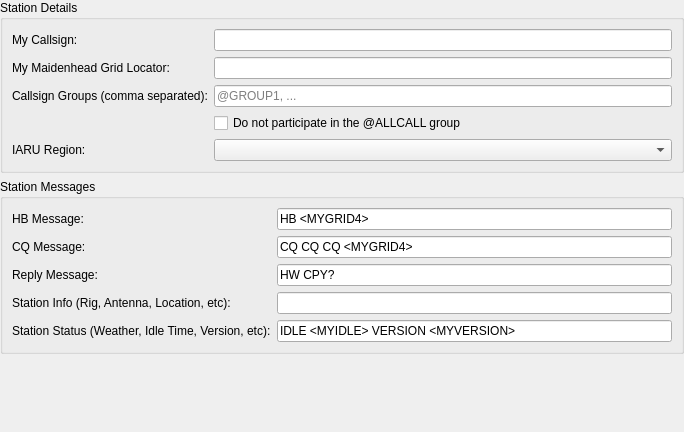
             <widget class="QWidget" name="scrollAreaWidgetContents">
              <property name="geometry">
               <rect>
                <x>0</x>
                <y>0</y>
                <width>684</width>
                <height>432</height>
               </rect>
              </property>
              <layout class="QVBoxLayout" name="verticalLayout_3">
               <property name="spacing">
                <number>6</number>
               </property>
               <property name="leftMargin">
                <number>0</number>
               </property>
               <property name="topMargin">
                <number>0</number>
               </property>
               <property name="rightMargin">
                <number>0</number>
               </property>
               <property name="bottomMargin">
                <number>0</number>
               </property>
               <item>
                <widget class="QGroupBox" name="groupBox_17">
                 <property name="title">
                  <string>Station Details</string>
                 </property>
                 <layout class="QGridLayout" name="gridLayout_13">
                  <item row="0" column="0">
                   <widget class="QLabel" name="callsign_label">
                    <property name="text">
                     <string>My Callsign:</string>
                    </property>
                    <property name="buddy">
                     <cstring>callsign_line_edit</cstring>
                    </property>
                   </widget>
                  </item>
                  <item row="1" column="0">
                   <widget class="QLabel" name="grid_label">
                    <property name="text">
                     <string>My Maidenhead Grid Locator:</string>
                    </property>
                    <property name="buddy">
                     <cstring>grid_line_edit</cstring>
                    </property>
                   </widget>
                  </item>
                  <item row="1" column="1">
                   <widget class="QLineEdit" name="grid_line_edit">
                    <property name="toolTip">
                     <string>&lt;html&gt;&lt;head/&gt;&lt;body&gt;&lt;p&gt;4 to 12-digit Maidenhead Locator&lt;/p&gt;&lt;/body&gt;&lt;/html&gt;</string>
                    </property>
                    <property name="maxLength">
                     <number>12</number>
                    </property>
                   </widget>
                  </item>
                  <item row="3" column="1">
                   <widget class="QLineEdit" name="groups_line_edit">
                    <property name="toolTip">
                     <string>&lt;html&gt;&lt;head/&gt;&lt;body&gt;&lt;p&gt;Enter a comma separated list of callsign groups (e.g., @GROUP/1, @ARES, @RACES, etc). &lt;br/&gt;&lt;br/&gt;Each group behaves similarly to @ALLCALL. Messages that are directed to the group are printed at all participating stations.&lt;/p&gt;&lt;/body&gt;&lt;/html&gt;</string>
                    </property>
                    <property name="text">
                     <string/>
                    </property>
                    <property name="placeholderText">
                     <string>@GROUP1, ...</string>
                    </property>
                   </widget>
                  </item>
                  <item row="3" column="0">
                   <widget class="QLabel" name="groups_label">
                    <property name="text">
                     <string>Callsign Groups (comma separated):</string>
                    </property>
                   </widget>
                  </item>
                  <item row="0" column="1">
                   <widget class="QLineEdit" name="callsign_line_edit">
                    <property name="toolTip">
                     <string>Station callsign.</string>
                    </property>
                   </widget>
                  </item>
                  <item row="4" column="1">
                   <widget class="QCheckBox" name="avoid_allcall_check_box">
                    <property name="text">
                     <string>Do not participate in the @ALLCALL group</string>
                    </property>
                    <property name="checked">
                     <bool>false</bool>
                    </property>
                   </widget>
                  </item>
                  <item row="6" column="1">
                   <widget class="QComboBox" name="region_combo_box">
                    <property name="visible">
                     <bool>false</bool>
                    </property>
                    <property name="toolTip">
                     <string>IARU Region</string>
                    </property>
                   </widget>
                  </item>
                  <item row="6" column="0">
                   <widget class="QLabel" name="region_label">
                    <property name="visible">
                     <bool>false</bool>
                    </property>
                    <property name="text">
                     <string>IARU Region:</string>
                    </property>
                    <property name="buddy">
                     <cstring>region_combo_box</cstring>
                    </property>
                   </widget>
                  </item>
                 </layout>
                </widget>
               </item>
               <item>
                <widget class="QGroupBox" name="groupBox_16">
                 <property name="title">
                  <string>Station Messages</string>
                 </property>
                 <layout class="QGridLayout" name="gridLayout_4">
                  <item row="4" column="1">
                   <widget class="QLineEdit" name="status_message_line_edit">
                    <property name="text">
                     <string>IDLE &lt;MYIDLE&gt; VERSION &lt;MYVERSION&gt;</string>
                    </property>
                   </widget>
                  </item>
                  <item row="2" column="0">
                   <widget class="QLabel" name="label_17">
                    <property name="text">
                     <string>Reply Message:</string>
                    </property>
                   </widget>
                  </item>
                  <item row="0" column="0">
                   <widget class="QLabel" name="label_28">
                    <property name="visible">
                     <bool>false</bool>
                    </property>
                    <property name="text">
                     <string>HB Message:</string>
                    </property>
                   </widget>
                  </item>
                  <item row="2" column="1">
                   <widget class="QLineEdit" name="reply_message_line_edit">
                    <property name="text">
                     <string>HW CPY?</string>
                    </property>
                   </widget>
                  </item>
                  <item row="0" column="1">
                   <widget class="QLineEdit" name="hb_message_line_edit">
                    <property name="visible">
                     <bool>false</bool>
                    </property>
                    <property name="text">
                     <string>HB &lt;MYGRID4&gt;</string>
                    </property>
                   </widget>
                  </item>
                  <item row="1" column="1">
                   <widget class="QLineEdit" name="cq_message_line_edit">
                    <property name="text">
                     <string>CQ CQ CQ &lt;MYGRID4&gt;</string>
                    </property>
                   </widget>
                  </item>
                  <item row="3" column="0">
                   <widget class="QLabel" name="label_14">
                    <property name="toolTip">
                     <string>&lt;html&gt;&lt;head/&gt;&lt;body&gt;&lt;p&gt;Station location message&lt;/p&gt;&lt;/body&gt;&lt;/html&gt;</string>
                    </property>
                    <property name="text">
                     <string>Station Info (Rig, Antenna, Location, etc):</string>
                    </property>
                   </widget>
                  </item>
                  <item row="4" column="0">
                   <widget class="QLabel" name="label_27">
                    <property name="text">
                     <string>Station Status (Weather, Idle Time, Version, etc):</string>
                    </property>
                   </widget>
                  </item>
                  <item row="3" column="1">
                   <widget class="QLineEdit" name="info_message_line_edit">
                    <property name="toolTip">
                     <string>&lt;html&gt;&lt;head/&gt;&lt;body&gt;&lt;p&gt;Station location message that is transmitted in response to &amp;quot;@&amp;quot; directed queries.&lt;/p&gt;&lt;/body&gt;&lt;/html&gt;</string>
                    </property>
                   </widget>
                  </item>
                  <item row="1" column="0">
                   <widget class="QLabel" name="label_19">
                    <property name="text">
                     <string>CQ Message:</string>
                    </property>
                   </widget>
                  </item>
                 </layout>
                </widget>
               </item>
               <item>
                <spacer name="verticalSpacer_14">
                 <property name="orientation">
                  <enum>Qt::Orientation::Vertical</enum>
                 </property>
                 <property name="sizeHint" stdset="0">
                  <size>
                   <width>20</width>
                   <height>40</height>
                  </size>
                 </property>
                </spacer>
               </item>
              </layout>
             </widget>
